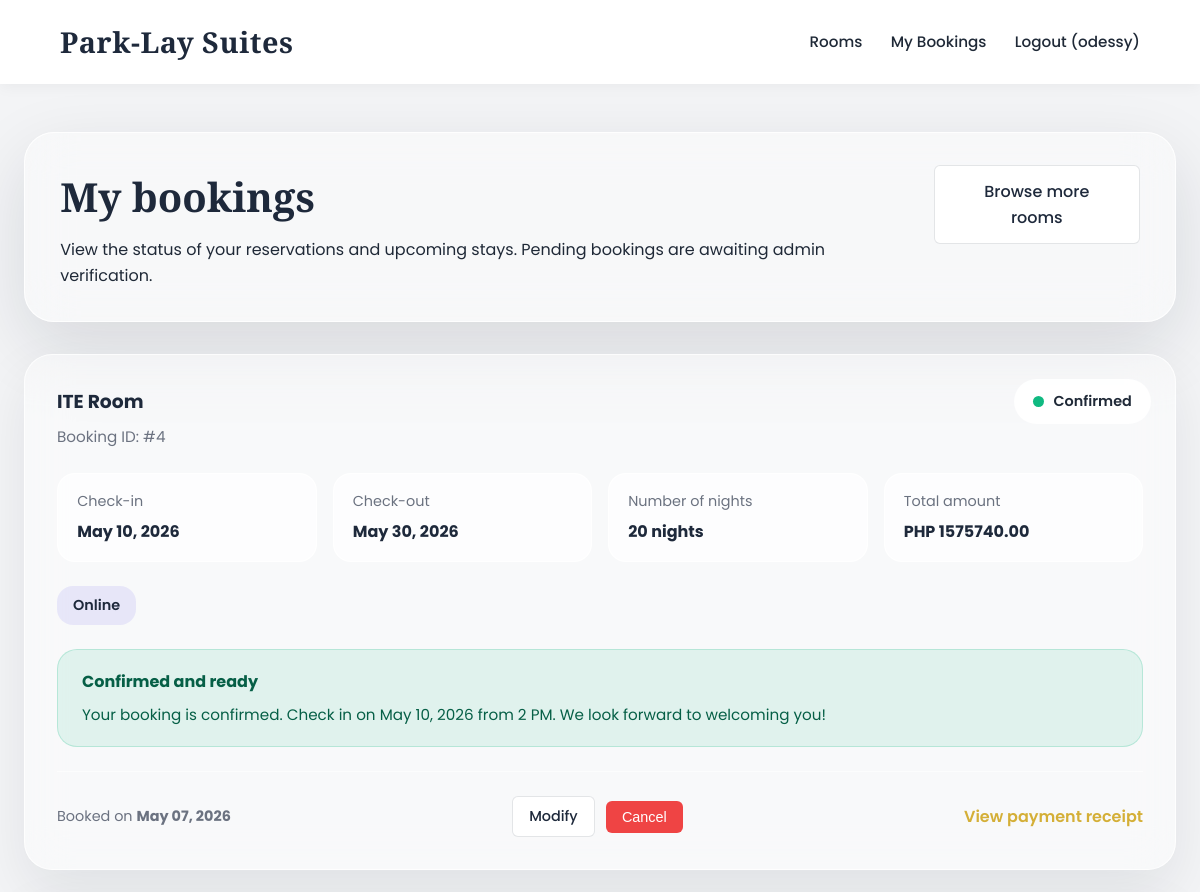
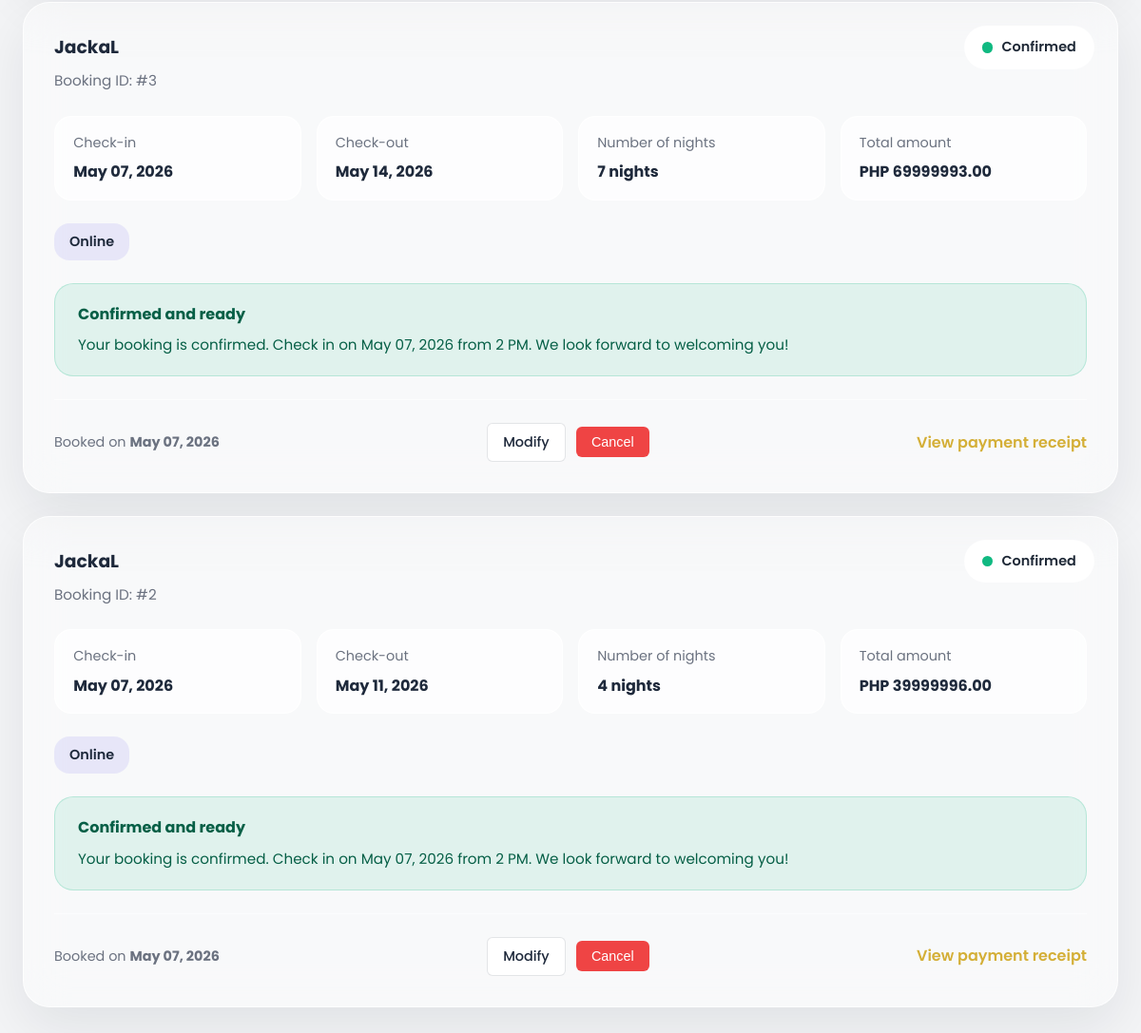
The app's page /my-dashboard/ (signed in) with its own data (2 pictures, top to bottom).
### core/models.py (models this page shows, shortened)
class User(AbstractUser):
    is_employee = models.BooleanField(default=False)
    is_customer = models.BooleanField(default=False)

class Booking(models.Model):
    STATUS_CHOICES = (
        ('Pending', 'Pending'),
        ('Confirmed', 'Confirmed'),
        ('Rejected', 'Rejected'),
        ('Cancelled', 'Cancelled'),
    )
    TYPE_CHOICES = (
        ('Online', 'Online'),
        ('Walk-in', 'Walk-in'),
    )
    customer = models.ForeignKey(User, on_delete=models.CASCADE, null=True, blank=True)
    guest_name = models.CharField(max_length=150) # Important for walk-ins
    room = models.ForeignKey(Room, on_delete=models.CASCADE)
    check_in = models.DateField()
    check_out = models.DateField()
    total_price = models.DecimalField(max_digits=10, decimal_places=2)
    booking_type = models.CharField(max_length=20, choices=TYPE_CHOICES, default='Online')
    status = models.CharField(max_length=20, choices=STATUS_CHOICES, default='Pending')
    gcash_reference = models.CharField(max_length=100, blank=True, null=True)
    payment_proof = models.ImageField(upload_to='payments/', blank=True, null=True)
    created_at = models.DateTimeField(auto_now_add=True)
    @property
    def nights(self):
        delta = self.check_out - self.check_in
        return delta.days if delta.days > 0 else 1

class Room(models.Model):
    name = models.CharField(max_length=100)
    inclusions = models.TextField(help_text="E.g., Free WiFi, AC, TV")
    price = models.DecimalField(max_digits=10, decimal_places=2)
    total_quantity = models.PositiveIntegerField(help_text="Total physical rooms of this type")
    image = models.ImageField(upload_to='rooms/')

### core/views.py (the view)
# urls.py: path('my-dashboard/', views.customer_dashboard, name='customer_dashboard'),
@login_required
def customer_dashboard(request):
    bookings = Booking.objects.filter(customer=request.user).order_by('-created_at')
    return render(request, 'core/customer_dashboard.html', {'bookings': bookings})

### core/templates/core/customer_dashboard.html (shortened to what this page needs)
{% extends 'core/base.html' %}
{% block content %}
<section class="customer-bookings-page">
    <div class="bookings-header">
        <div>
            <h1>My bookings</h1>
            <p>View the status of your reservations and upcoming stays. Pending bookings are awaiting admin verification.</p>
        </div>
        <div class="header-action">
            <a href="{% url 'customer_home' %}" class="btn btn-secondary">Browse more rooms</a>
        </div>
    </div>
    {% if bookings %}
        <div class="bookings-container">
            {% for booking in bookings %}
            <article class="booking-card" data-status="{{ booking.status|lower }}">
                <div class="booking-status-badge" title="Booking status">
                    <span class="status-dot status-{{ booking.status|lower }}"></span>
                    <span class="status-text">{{ booking.get_status_display }}</span>
                </div>
                <div class="booking-card-header">
                    <h3>{{ booking.room.name }}</h3>
                    <p class="booking-reference">Booking ID: #{{ booking.id }}</p>
                </div>
                <div class="booking-details-grid">
                    <div class="detail-block">
                        <span class="detail-label">Check-in</span>
                        <strong class="detail-value">{{ booking.check_in|date:"M d, Y" }}</strong>
                    </div>
                    <div class="detail-block">
                        <span class="detail-label">Check-out</span>
                        <strong class="detail-value">{{ booking.check_out|date:"M d, Y" }}</strong>
                    </div>
                    <div class="detail-block">
                        <span class="detail-label">Number of nights</span>
                        <strong class="detail-value">{{ booking.nights }} night{{ booking.nights|pluralize }}</strong>
                    </div>
                    <div class="detail-block">
                        <span class="detail-label">Total amount</span>
                        <strong class="detail-value">PHP {{ booking.total_price }}</strong>
                    </div>
                </div>
                <div class="booking-type-badge">
                    <span>{{ booking.booking_type }}</span>
                </div>
                {% if booking.status == "Pending" %}
                <div class="booking-status-message pending">
                    <strong>Verification in progress</strong>
                    <p>We're reviewing your payment. Most bookings are verified within 24 hours. You'll receive an email confirmation once approved.</p>
                </div>
                {% elif booking.status == "Confirmed" %}
                <div class="booking-status-message confirmed">
                    <strong>Confirmed and ready</strong>
                    <p>Your booking is confirmed. Check in on {{ booking.check_in|date:"M d, Y" }} from 2 PM. We look forward to welcoming you!</p>
                </div>
                {% elif booking.status == "Cancelled" %}
                <div class="booking-status-message cancelled">
                    <strong>Cancelled</strong>
                    <p>This booking has been cancelled. All paid transactions are final and non-refundable.</p>
                </div>
                {% elif booking.status == "Rejected" %}
                <div class="booking-status-message rejected">
                    <strong>Rejected</strong>
                    <p>This booking was not approved. Please contact staff if you need help with another reservation.</p>
                </div>
                {% endif %}
                <div class="booking-card-footer">
                    <div class="booking-meta">
                        <p class="meta-text">Booked on <strong>{{ booking.created_at|date:"M d, Y" }}</strong></p>
                    </div>
                    {% if booking.status == "Pending" or booking.status == "Confirmed" %}
                    <div class="customer-booking-actions">
                        <a href="{% url 'edit_booking' booking.id %}" class="btn btn-secondary action-btn">Modify</a>
                        <form action="{% url 'cancel_booking' booking.id %}" method="post" class="inline-form">
                            <button type="submit" class="btn btn-danger action-btn" onclick="return confirm('Cancel this booking? Paid transactions are final and non-refundable.')">Cancel</button>
                        </form>
                    </div>
                    {% endif %}
                    {% if booking.payment_proof %}
                    <a href="{{ booking.payment_proof.url }}" target="_blank" class="link">View payment receipt</a>
                    {% endif %}
                </div>
            </article>
            {% endfor %}
        </div>
    {% endif %}
</section>
{% endblock %}

### core/templates/core/base.html (shortened to what this page needs)
{% load static %}
<!DOCTYPE html>
<html lang="en">
<head>
    <link rel="stylesheet" href="{% static 'css/style.css' %}?v=1.3">
</head>
<body>
    <header>
        <h2>Park-Lay Suites</h2>
        <nav>
            {% if user.is_authenticated %}
                {% if user.is_employee %}
                    <a href="{% url 'employee_dashboard' %}">Dashboard</a>
                    <a href="{% url 'manage_customers' %}">Customers</a>
                    <a href="{% url 'add_room' %}">Add Room</a>
                    <a href="{% url 'walkin_booking' %}">Walk-in</a>
                {% else %}
                    <a href="{% url 'customer_home' %}">Rooms</a>
                    <a href="{% url 'customer_dashboard' %}">My Bookings</a>
                {% endif %}
                <a href="{% url 'logout' %}">Logout ({{ user.username }})</a>
            {% else %}
                <a href="{% url 'customer_home' %}">Home</a>
                <a href="{% url 'login' %}">Login</a>
                <a href="{% url 'register' %}">Register</a>
            {% endif %}
        </nav>
    </header>
    <main class="container">
        {% block content %}{% endblock %}
    </main>
</body>
</html>

### core/static/css/style.css (style rules this page uses)
:root { --primary: #1E293B; --secondary: #D4AF37; --bg-color: #F3F4F6; --text-dark: #1F2937; --text-light: #6B7280; --white: #FFFFFF; --border: #E5E7EB; --success: #10B981; }
* { box-sizing: border-box; margin: 0; padding: 0; }
body { font-family: 'Poppins', sans-serif; background-color: var(--bg-color); color: var(--text-dark); line-height: 1.6; }
header { background-color: var(--white); box-shadow: 0 2px 15px rgba(0,0,0,0.05); padding: 1.2rem 5%; display: flex; justify-content: space-between; align-items: center; position: sticky; top: 0; z-index: 100; }
header h2 { font-family: 'Playfair Display', serif; color: var(--primary); font-size: 1.8rem; letter-spacing: 0.5px; }
nav a { color: var(--text-dark); text-decoration: none; margin-left: 1.5rem; font-weight: 500; font-size: 0.95rem; transition: color 0.3s ease; }
.container { max-width: 1200px; margin: 3rem auto; padding: 0 1.5rem; }
h1 { font-family: 'Playfair Display', serif; color: var(--primary); margin-bottom: 2.5rem; text-align: center; font-size: 2.5rem; }
h3 { color: var(--primary); margin-bottom: 0.5rem; }
.btn { display: inline-block; padding: 0.8rem 1.5rem; background: var(--primary); color: var(--white); text-decoration: none; border-radius: 6px; border: none; font-weight: 500; cursor: pointer; transition: background 0.3s ease; text-align: center; width: 100%; margin-top: auto; }
.btn-danger { background: #ef4444; width: auto; font-size: 0.9rem; padding: 0.5rem 1rem; color: var(--white); }
.action-btn { width: auto; margin-top: 0; padding: 0.5rem 1rem; font-size: 0.9rem; }
.btn-secondary { background: rgba(255,255,255,0.9); color: var(--primary); border: 1px solid rgba(30, 41, 59, 0.12); }
.inline-form { margin: 0; }
.customer-bookings-page { display: grid; gap: 2rem; }
.bookings-header { display: flex; justify-content: space-between; align-items: flex-start; gap: 2rem; padding: 2rem 2.2rem; background: rgba(255,255,255,0.35); backdrop-filter: blur(24px); border: 1px solid rgba(255,255,255,0.85); border-radius: 30px; box-shadow: 0 24px 70px rgba(15, 23, 42, 0.12); }
.bookings-header h1 { text-align: left; margin-bottom: 0.5rem; }
.header-action { display: flex; }

### core/templates/core/customer_dashboard.html (style rules this page uses)
.bookings-container { display: grid; gap: 1.5rem; }
.booking-card { background: rgba(255,255,255,0.42); border: 1px solid rgba(255,255,255,0.75); backdrop-filter: blur(22px); border-radius: 28px; padding: 2rem; box-shadow: 0 22px 55px rgba(15, 23, 42, 0.08); position: relative; overflow: hidden; transition: all 0.3s ease; }
.booking-status-badge { position: absolute; top: 1.5rem; right: 1.5rem; display: flex; align-items: center; gap: 0.6rem; padding: 0.7rem 1.2rem; border-radius: 999px; background: rgba(255,255,255,0.9); font-weight: 600; font-size: 0.9rem; }
.status-dot { width: 0.7rem; height: 0.7rem; border-radius: 999px; display: inline-block; }
.status-dot.status-confirmed { background: #10b981; }
.booking-card-header { margin-bottom: 1.5rem; }
.booking-card-header h3 { margin-bottom: 0.5rem; }
.booking-reference { color: var(--text-light); font-size: 0.95rem; }
.booking-details-grid { display: grid; grid-template-columns: repeat(4, 1fr); gap: 1rem; margin-bottom: 1.5rem; }
.detail-block { padding: 1rem 1.2rem; background: rgba(255,255,255,0.7); border-radius: 18px; border: 1px solid rgba(255,255,255,0.9); }
.detail-label { display: block; color: var(--text-light); font-size: 0.9rem; margin-bottom: 0.4rem; }
.detail-value { color: var(--primary); }
.booking-type-badge { display: inline-block; padding: 0.5rem 1rem; border-radius: 16px; background: rgba(79, 70, 229, 0.1); color: var(--primary); font-size: 0.9rem; font-weight: 600; margin-bottom: 1.5rem; }
.booking-status-message { padding: 1.2rem 1.5rem; border-radius: 20px; margin-bottom: 1.5rem; }
.booking-status-message.confirmed { background: rgba(16, 185, 129, 0.1); border: 1px solid rgba(16, 185, 129, 0.2); color: #065f46; }
.booking-status-message strong { display: block; margin-bottom: 0.5rem; }
.booking-status-message p { font-size: 0.95rem; line-height: 1.6; }
.booking-card-footer { display: flex; justify-content: space-between; align-items: center; gap: 1rem; padding-top: 1.5rem; border-top: 1px solid rgba(255,255,255,0.6); flex-wrap: wrap; }
.booking-meta { color: var(--text-light); font-size: 0.9rem; }
.link { color: var(--secondary); font-weight: 600; text-decoration: none; }
.customer-booking-actions { display: flex; align-items: center; gap: 0.7rem; flex-wrap: wrap; }

### records on screen
User: username "odessy"
Booking: status "Confirmed", room.name "ITE Room", id "4", check_in "May 10, 2026", check_out "May 30, 2026", nights "20", total_price "1575740.00", booking_type "Online", created_at "May 07, 2026", shows "Modify"
Booking: status "Confirmed", room.name "JackaL", id "3", check_in "May 07, 2026", check_out "May 14, 2026", nights "7", total_price "69999993.00", booking_type "Online", created_at "May 07, 2026", shows "Modify"
Booking: status "Confirmed", room.name "JackaL", id "2", check_in "May 07, 2026", check_out "May 11, 2026", nights "4", total_price "39999996.00", booking_type "Online", created_at "May 07, 2026", shows "Modify"
